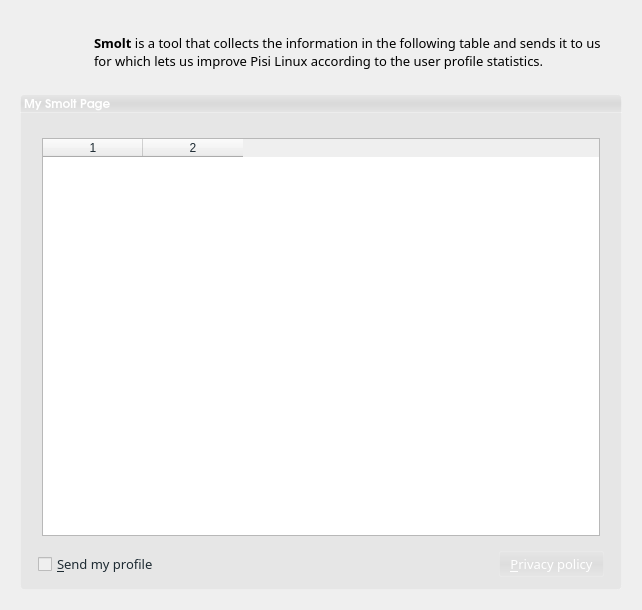
<?xml version="1.0" encoding="UTF-8"?>
<ui version="4.0">
 <class>smoltWidget</class>
 <widget class="QWidget" name="smoltWidget">
  <property name="geometry">
   <rect>
    <x>0</x>
    <y>0</y>
    <width>642</width>
    <height>610</height>
   </rect>
  </property>
  <property name="windowTitle">
   <string>Smolt</string>
  </property>
  <property name="styleSheet">
   <string notr="true"/>
  </property>
  <layout class="QGridLayout" name="gridLayout_4">
   <property name="margin">
    <number>20</number>
   </property>
   <property name="spacing">
    <number>0</number>
   </property>
   <item row="0" column="0">
    <widget class="QLabel" name="label">
     <property name="minimumSize">
      <size>
       <width>64</width>
       <height>64</height>
      </size>
     </property>
     <property name="maximumSize">
      <size>
       <width>64</width>
       <height>64</height>
      </size>
     </property>
     <property name="text">
      <string/>
     </property>
     <property name="pixmap">
      <pixmap resource="../data/kaptan.qrc">:/raw/pixmap/view-pim-contacts.png</pixmap>
     </property>
    </widget>
   </item>
   <item row="0" column="1">
    <widget class="QLabel" name="description">
     <property name="minimumSize">
      <size>
       <width>0</width>
       <height>0</height>
      </size>
     </property>
     <property name="font">
      <font>
       <family>Sans Serif</family>
       <pointsize>10</pointsize>
      </font>
     </property>
     <property name="styleSheet">
      <string notr="true"/>
     </property>
     <property name="text">
      <string>&lt;html&gt;&lt;head/&gt;&lt;body&gt;&lt;p&gt;&lt;span style=&quot; font-weight:600;&quot;&gt;Smolt&lt;/span&gt; is a tool that collects the information in the following table and sends it to us for which lets us improve Pisi Linux according to the user profile statistics.&lt;/p&gt;&lt;/body&gt;&lt;/html&gt;</string>
     </property>
     <property name="wordWrap">
      <bool>true</bool>
     </property>
     <property name="indent">
      <number>10</number>
     </property>
    </widget>
   </item>
   <item row="2" column="0" colspan="2">
    <widget class="QLabel" name="label_2">
     <property name="font">
      <font>
       <family>URW Gothic L</family>
       <pointsize>9</pointsize>
       <weight>75</weight>
       <bold>true</bold>
       <underline>false</underline>
      </font>
     </property>
     <property name="styleSheet">
      <string notr="true">background-color: qlineargradient(spread:repeat, x1:0, y1:0, x2:0, y2:1, stop:0 rgba(27, 27, 27, 10), stop:0.510753 rgba(9, 9, 9, 25), stop:1 rgba(0, 0, 0, 10));
border: 1px solid rgba(255,255,255,50);
color:white;
border-top-left-radius: 4px;
border-top-right-radius: 4px;</string>
     </property>
     <property name="text">
      <string>My Smolt Page</string>
     </property>
     <property name="margin">
      <number>5</number>
     </property>
    </widget>
   </item>
   <item row="3" column="0" colspan="2">
    <widget class="QGroupBox" name="smoltGroupBox">
     <property name="font">
      <font>
       <family>Sans Serif</family>
       <pointsize>11</pointsize>
       <weight>75</weight>
       <bold>true</bold>
       <underline>false</underline>
       <strikeout>false</strikeout>
      </font>
     </property>
     <property name="styleSheet">
      <string notr="true">#smoltGroupBox{
background-color: rgba(0, 0, 0, 10);
border: 1px solid rgba(255,255,255,50);
border-top:0px ;
border-bottom-left-radius: 4px;
border-bottom-right-radius: 4px;
}</string>
     </property>
     <property name="title">
      <string/>
     </property>
     <property name="alignment">
      <set>Qt::AlignLeading|Qt::AlignLeft|Qt::AlignTop</set>
     </property>
     <property name="flat">
      <bool>true</bool>
     </property>
     <property name="checkable">
      <bool>false</bool>
     </property>
     <layout class="QGridLayout" name="gridLayout_6">
      <property name="margin">
       <number>10</number>
      </property>
      <item row="1" column="0">
       <layout class="QGridLayout" name="gridLayout">
        <property name="leftMargin">
         <number>5</number>
        </property>
        <property name="rightMargin">
         <number>5</number>
        </property>
        <item row="1" column="0">
         <widget class="QCheckBox" name="checkBox">
          <property name="enabled">
           <bool>false</bool>
          </property>
          <property name="sizePolicy">
           <sizepolicy hsizetype="Minimum" vsizetype="Fixed">
            <horstretch>0</horstretch>
            <verstretch>0</verstretch>
           </sizepolicy>
          </property>
          <property name="font">
           <font>
            <family>Sans Serif</family>
            <pointsize>10</pointsize>
           </font>
          </property>
          <property name="styleSheet">
           <string notr="true">color: rgb(30, 43, 51)</string>
          </property>
          <property name="text">
           <string>&amp;Send my profile</string>
          </property>
         </widget>
        </item>
        <item row="1" column="1">
         <spacer name="horizontalSpacer">
          <property name="orientation">
           <enum>Qt::Horizontal</enum>
          </property>
          <property name="sizeHint" stdset="0">
           <size>
            <width>40</width>
            <height>20</height>
           </size>
          </property>
         </spacer>
        </item>
        <item row="1" column="2">
         <widget class="QPushButton" name="privacyButton">
          <property name="sizePolicy">
           <sizepolicy hsizetype="Minimum" vsizetype="Fixed">
            <horstretch>0</horstretch>
            <verstretch>0</verstretch>
           </sizepolicy>
          </property>
          <property name="font">
           <font>
            <family>Sans Serif</family>
            <pointsize>10</pointsize>
           </font>
          </property>
          <property name="styleSheet">
           <string notr="true">QPushButton{
	padding: 3px 10px 3px 10px;
	color: white;
	border:0px;
	border-radius:2px;
    background-color: qlineargradient(spread:repeat, x1:0, y1:0, x2:0, y2:1, stop:0 rgba(27, 27, 27, 0), stop:0.510753 rgba(9, 9, 9, 10), stop:1 rgba(0, 0, 0, 0));
	/*background-color: qlineargradient(spread:pad, x1:0.5, y1:1, x2:0.5, y2:0, stop:0 rgba(120, 146, 172, 255), stop:0.0155729 rgba(99, 141, 164, 255), stop:0.538376 rgba(49, 84, 106, 255), stop:1 rgba(51, 72, 91, 255))*/
}

QPushButton::flat:hover{
	border:1px solid  rgba(255, 255, 255, 40);
	border-radius:2px;
    background-color:qlineargradient(spread:pad, x1:0, y1:0, x2:0, y2:1, stop:0 rgba(127, 127, 127, 10), stop:0.513661 rgba(231, 231, 231, 50), stop:1 rgba(94, 94, 94, 10))
}

QPushButton::flat{
	border:1px solid  rgba(255, 255, 255, 30);
	border-radius:2px;
    background-color: qlineargradient(spread:repeat, x1:0, y1:0, x2:0, y2:1, stop:0 rgba(27, 27, 27, 0), stop:0.510753 rgba(9, 9, 9, 10), stop:1 rgba(0, 0, 0, 0));
}

QPushButton::flat:pressed{
	border:1px solid  rgba(255, 255, 255, 15);
	border-radius:2px;
	padding: 3px 10px 3px 10px;
    background-color:qlineargradient(spread:pad, x1:0, y1:0, x2:1, y2:0, stop:0 rgba(52, 52, 52, 50));
}
</string>
          </property>
          <property name="text">
           <string>&amp;Privacy policy</string>
          </property>
          <property name="flat">
           <bool>true</bool>
          </property>
         </widget>
        </item>
       </layout>
      </item>
      <item row="0" column="0">
       <widget class="QStackedWidget" name="stackedWidget">
        <property name="styleSheet">
         <string notr="true"/>
        </property>
        <property name="currentIndex">
         <number>0</number>
        </property>
        <widget class="QWidget" name="profilePage">
         <layout class="QGridLayout" name="gridLayout_2">
          <item row="0" column="0">
           <widget class="QTableWidget" name="tableWidget">
            <property name="minimumSize">
             <size>
              <width>0</width>
              <height>200</height>
             </size>
            </property>
            <property name="styleSheet">
             <string notr="true">color: rgb(30, 43, 51)</string>
            </property>
            <property name="editTriggers">
             <set>QAbstractItemView::NoEditTriggers</set>
            </property>
            <property name="columnCount">
             <number>2</number>
            </property>
            <column/>
            <column/>
           </widget>
          </item>
         </layout>
        </widget>
        <widget class="QWidget" name="privacyPage">
         <layout class="QGridLayout" name="gridLayout_3">
          <item row="0" column="0">
           <widget class="QTextBrowser" name="textEdit">
            <property name="styleSheet">
             <string notr="true">#textEdit{
color: rgb(255, 255, 255);
background-color: rgba(0, 0, 0, 0);
}</string>
            </property>
            <property name="frameShape">
             <enum>QFrame::NoFrame</enum>
            </property>
            <property name="html">
             <string>&lt;!DOCTYPE HTML PUBLIC &quot;-//W3C//DTD HTML 4.0//EN&quot; &quot;http://www.w3.org/TR/REC-html40/strict.dtd&quot;&gt;
&lt;html&gt;&lt;head&gt;&lt;meta name=&quot;qrichtext&quot; content=&quot;1&quot; /&gt;&lt;style type=&quot;text/css&quot;&gt;
p, li { white-space: pre-wrap; }
&lt;/style&gt;&lt;/head&gt;&lt;body style=&quot; font-family:'Sans Serif'; font-size:9pt; font-weight:400; font-style:normal;&quot;&gt;
&lt;p style=&quot; margin-top:12px; margin-bottom:12px; margin-left:0px; margin-right:0px; -qt-block-indent:0; text-indent:0px;&quot;&gt;   Smolt will only send hardware and basic operating system information to the Pisi Linux smolt server (smoon).  The only tie from the database to a submitters machine is the UUID.  As long as the submitter does not give out this UUID the submission is anonymous.  If at any point in time a user wants to delete their profile from the database they need only run&lt;/p&gt;
&lt;p style=&quot; margin-top:12px; margin-bottom:12px; margin-left:0px; margin-right:0px; -qt-block-indent:0; text-indent:0px;&quot;&gt;    &lt;span style=&quot; font-style:italic;&quot;&gt;smoltDeleteProfile&lt;/span&gt;&lt;/p&gt;
&lt;p style=&quot; margin-top:12px; margin-bottom:12px; margin-left:0px; margin-right:0px; -qt-block-indent:0; text-indent:0px;&quot;&gt;   The information sent to the smolt database server should be considered public in that anyone can view the statistics, data and share machine profiles.  In  many ways smolt is designed to get hardware vendors and other 3rd parties attention.  As such, not only will this information be shared with 3rd parties, we will be using smolt as leverage to gain better support for open source drivers and better support in general.&lt;/p&gt;
&lt;p style=&quot; margin-top:12px; margin-bottom:12px; margin-left:0px; margin-right:0px; -qt-block-indent:0; text-indent:0px;&quot;&gt;&lt;span style=&quot; text-decoration: underline;&quot;&gt;IP Logging:&lt;/span&gt;  In Pisi Linux's smolt install all web traffic goes through a proxy server first.  This is the only place IP addresses are being logged and they are kept on that server for a period of 4 weeks at which time log rotation removes these logs.  The Pisi Linux Project does not aggregate ip addresses in the smolt database.  These logs are private and will not be available to the general public.&lt;/p&gt;
&lt;p style=&quot; margin-top:12px; margin-bottom:12px; margin-left:0px; margin-right:0px; -qt-block-indent:0; text-indent:0px;&quot;&gt;   Users unhappy with this policy should simply not use smolt.  Users with questions about this policy should contact the Pisi Linux Infrastructure Team at admin [at] pisilinux.org  Also remember that users can delete their profiles at any time using &amp;quot;&lt;span style=&quot; font-style:italic;&quot;&gt;smoltDeleteProfile&lt;/span&gt;&amp;quot;&lt;/p&gt;&lt;/body&gt;&lt;/html&gt;</string>
            </property>
           </widget>
          </item>
         </layout>
        </widget>
       </widget>
      </item>
     </layout>
    </widget>
   </item>
   <item row="1" column="1">
    <spacer name="verticalSpacer">
     <property name="orientation">
      <enum>Qt::Vertical</enum>
     </property>
     <property name="sizeType">
      <enum>QSizePolicy::Fixed</enum>
     </property>
     <property name="sizeHint" stdset="0">
      <size>
       <width>538</width>
       <height>10</height>
      </size>
     </property>
    </spacer>
   </item>
  </layout>
 </widget>
 <resources>
  <include location="../data/kaptan.qrc"/>
 </resources>
 <connections/>
</ui>
